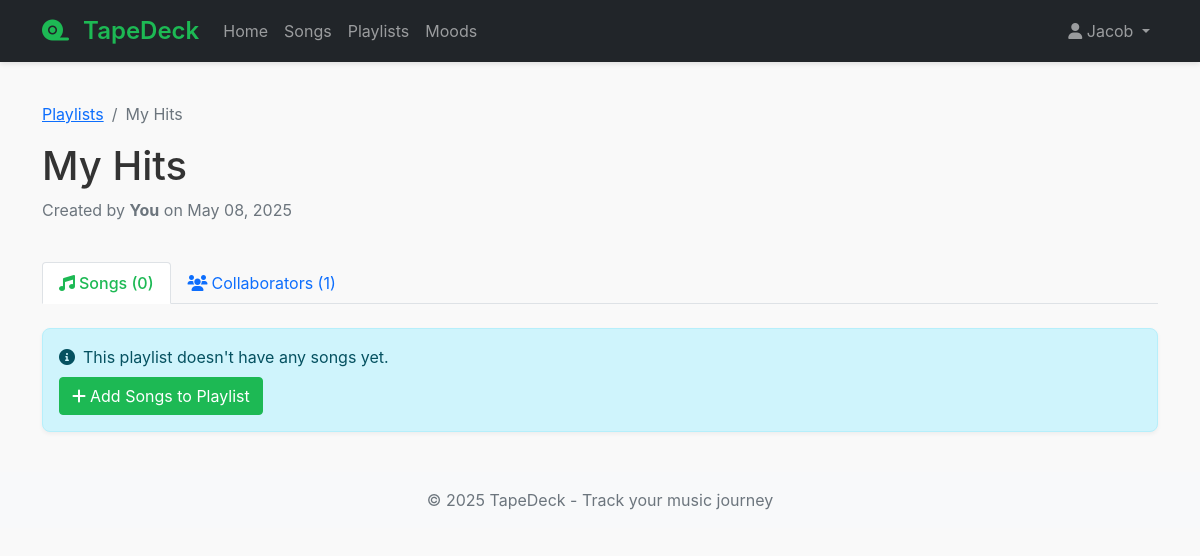
Before: /playlists/1 (signed in) with the older database file.
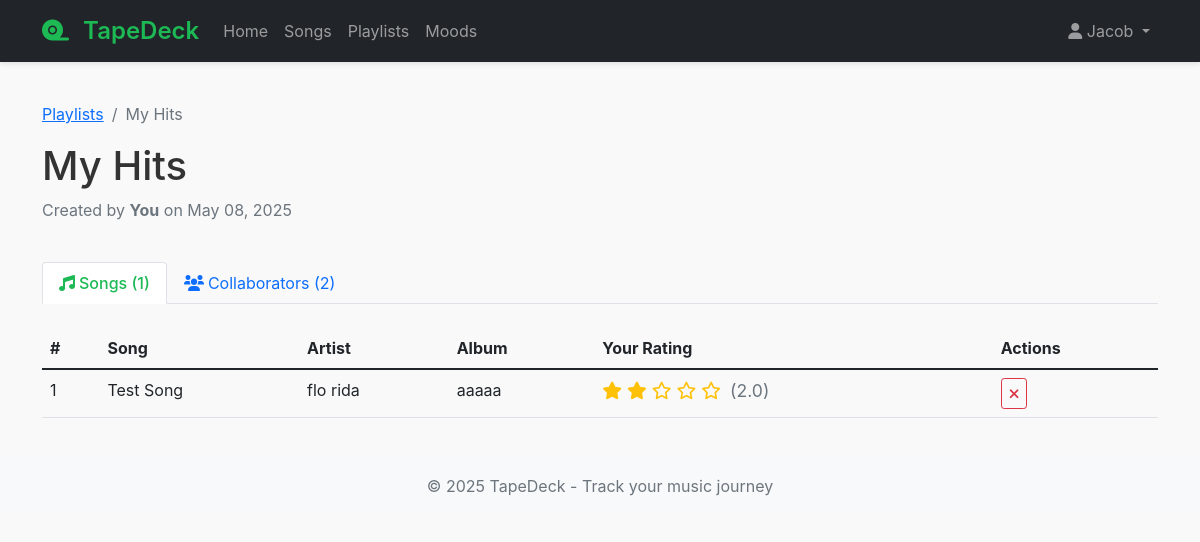
After: the same page with the newer database file.
### models.py (models this page shows)
class Song(db.Model):
    __tablename__ = 'song'
    song_id = db.Column(db.Integer, primary_key=True)
    song_name = db.Column(db.String(100), nullable=False)
    release_date = db.Column(db.String(20))
    album_id = db.Column(db.Integer, db.ForeignKey('album.album_id'))
    artist_id = db.Column(db.Integer, db.ForeignKey('artist.artist_id'), nullable=False)
    genre = db.Column(db.String(50))  # Added genre for filtering requirement
    ratings = db.relationship('SongRating', backref='song', lazy=True)
    playlists = db.relationship('Playlist', secondary=playlist_songs, backref=db.backref('songs', lazy='dynamic'))

class Artist(db.Model):
    __tablename__ = 'artist'
    artist_id = db.Column(db.Integer, primary_key=True)
    artist_name = db.Column(db.String(100), nullable=False)
    songs = db.relationship('Song', backref='artist', lazy=True)

class Album(db.Model):
    __tablename__ = 'album'
    album_id = db.Column(db.Integer, primary_key=True)
    album_name = db.Column(db.String(100), nullable=False)
    songs = db.relationship('Song', backref='album', lazy=True)

class SongRating(db.Model):
    __tablename__ = 'song_rating'
    rating_id = db.Column(db.Integer, primary_key=True)
    user_id = db.Column(db.Integer, db.ForeignKey('user.user_id'), nullable=False)
    song_id = db.Column(db.Integer, db.ForeignKey('song.song_id'), nullable=False)
    rating = db.Column(db.Float, nullable=False)
    mood_id = db.Column(db.Integer, db.ForeignKey('mood.mood_id'))
    notes = db.Column(db.Text)  # Added for note-taking requirement
    created_at = db.Column(db.DateTime, default=datetime.utcnow)
    updated_at = db.Column(db.DateTime, default=datetime.utcnow, onupdate=datetime.utcnow)

### routes.py (the view)
@bp.route('/playlists/<int:playlist_id>')
@login_required
def view_playlist(playlist_id):
    playlist = Playlist.query.get_or_404(playlist_id)
    access = db.session.query(playlist_manager).filter(
        playlist_manager.c.playlist_id == playlist_id,
        playlist_manager.c.user_id == current_user.user_id
    ).first()
    if not access:
        abort(403)
    songs = playlist.songs.all()
    collaborators = db.session.query(User, playlist_manager.c.permissions).join(
        playlist_manager, User.user_id == playlist_manager.c.user_id
    ).filter(
        playlist_manager.c.playlist_id == playlist_id
    ).all()
    permission_level = access.permissions
    collaborator_form = PlaylistCollaboratorForm() if permission_level >= 3 else None
    return render_template(
        'playlist_detail.html',
        playlist=playlist,
        songs=songs,
        collaborators=collaborators,
        permission_level=permission_level,
        collaborator_form=collaborator_form
    )

### app.py (called while the page is built)
def create_app(config_class=Config):
    app = Flask(__name__)
    app.config.from_object(config_class)
    app.jinja_env.globals.update(enumerate=enumerate)
    db.init_app(app)
    login_manager = LoginManager()
    login_manager.login_view = 'routes.login'
    login_manager.login_message_category = 'info'
    login_manager.init_app(app)
    @login_manager.user_loader
    def load_user(user_id):
        return User.query.get(int(user_id))
    app.register_blueprint(routes_bp)
    with app.app_context():
        db.create_all()
    return app

### templates/playlist_detail.html (shortened to what the changed rows need)
{% extends "base.html" %}
{% block content %}
<div class="row mb-4">
    <div class="col">
        <h1>{{ playlist.playlist_name }}</h1>
    </div>
</div>
<ul class="nav nav-tabs mb-4" id="playlistTabs" role="tablist">
    <li class="nav-item" role="presentation">
        <button class="nav-link active" id="songs-tab" data-bs-toggle="tab" data-bs-target="#songs-tab-pane" type="button" role="tab" aria-controls="songs-tab-pane" aria-selected="true">
            <i class="fas fa-music me-1"></i>Songs ({{ songs|length }})
        </button>
    </li>
    <li class="nav-item" role="presentation">
        <button class="nav-link" id="collaborators-tab" data-bs-toggle="tab" data-bs-target="#collaborators-tab-pane" type="button" role="tab" aria-controls="collaborators-tab-pane" aria-selected="false">
            <i class="fas fa-users me-1"></i>Collaborators ({{ collaborators|length }})
        </button>
    </li>
</ul>
<div class="tab-content" id="playlistTabsContent">
    <div class="tab-pane fade show active" id="songs-tab-pane" role="tabpanel" aria-labelledby="songs-tab" tabindex="0">
        {% if songs %}
            <div class="table-responsive">
                <table class="table table-hover">
                    <thead>
                        <tr>
                            <th>#</th>
                            <th>Song</th>
                            <th>Artist</th>
                            <th>Album</th>
                            <th>Your Rating</th>
                            {% if permission_level >= 2 %}
                            <th>Actions</th>
                            {% endif %}
                        </tr>
                    </thead>
                    <tbody>
                        {% for index, song in enumerate(songs, start=1) %}
                        <tr class="song-row">
                            <td>{{ index }}</td>
                            <td>{{ song.song_name }}</td>
                            <td>{{ song.artist.artist_name }}</td>
                            <td>{{ song.album.album_name if song.album else '-' }}</td>
                            <td>
                                {% set rating = song.ratings|selectattr('user_id', 'equalto', current_user.user_id)|first %}
                                {% if rating %}
                                <div class="rating-stars">
                                    {% for i in range(1, 6) %}
                                        {% if i <= rating.rating|int %}
                                            <i class="fas fa-star"></i>
                                        {% elif i <= rating.rating + 0.5 %}
                                            <i class="fas fa-star-half-alt"></i>
                                        {% else %}
                                            <i class="far fa-star"></i>
                                        {% endif %}
                                    {% endfor %}
                                    <span class="ms-1 text-muted">({{ rating.rating }})</span>
                                </div>
                                {% else %}
                                <a href="{{ url_for('routes.rate_song', song_id=song.song_id) }}" class="btn btn-sm btn-outline-secondary">
                                    <i class="far fa-star me-1"></i>Rate
                                </a>
                                {% endif %}
                            </td>
                            {% if permission_level >= 2 %}
                            <td>
                                <form action="{{ url_for('routes.remove_song_from_playlist', playlist_id=playlist.playlist_id, song_id=song.song_id) }}" method="POST" class="d-inline">
                                    <button type="submit" class="btn btn-sm btn-outline-danger" onclick="return confirm('Remove this song from the playlist?')">
                                        <i class="fas fa-times"></i>
                                    </button>
                                </form>
                            </td>
                            {% endif %}
                        </tr>
                        {% endfor %}
                    </tbody>
                </table>
            </div>
        {% else %}
        <div class="alert alert-info">
            <i class="fas fa-info-circle me-2"></i>This playlist doesn't have any songs yet.
            {% if permission_level >= 2 %}
            <div class="mt-2">
                <a href="{{ url_for('routes.songs') }}" class="btn btn-primary">
                    <i class="fas fa-plus me-1"></i>Add Songs to Playlist
                </a>
            </div>
            {% endif %}
        </div>
        {% endif %}
    </div>
</div>
{% endblock %}

Changed rows visible on the page:
now on this page (row unchanged): Song: index "1", song_name "Test Song", artist.artist_name "flo rida", album "aaaaa"
added SongRating: rating "2.0"
Other visible differences:
{{ songs|length }}: "0" → "1"
{{ collaborators|length }}: "1" → "2"
text no longer shown: "This playlist doesn't have any songs yet. Add Songs to Playlist"
text now shown: "# Song Artist Album Your Rating Actions"
